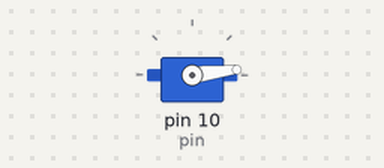
A sketch run on a simulated Arduino Uno, built with avr-gcc and run on an emulated ATmega328P. Shown: servo.

Above: at 0.05 s.
At 0.5 s:
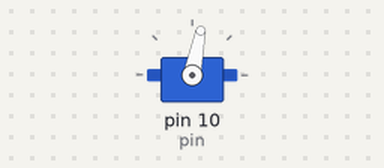
At 0.7 s:
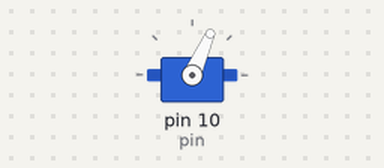
At 0.95 s:
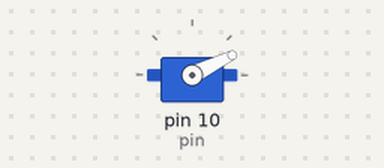
Timing chart, 0 to 3.0 s (numbered marks = the images above):
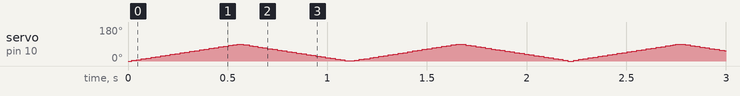

The sketch:

Servos.ino
```cpp
 #include <Servo.h>

 Servo myservo;  // 创建舵机对象来控制舵机
 // 大多数板子上可以创建12个舵机对象

 int pos = 0;    // pos变量用于存储舵机位置
 int speed = 6; // speed变量用于控制舵机转动的速度，单位ms
 int pin = 10;    // pin变量用于选择控制舵机的引脚 只能使用pwm引脚
 // Arduino UNO中,pwm引脚是3、5、6、9、10和11

 void setup()
 {
   myservo.attach(pin);  // 将舵机连接到9号引脚的舵机对象
 }

 void loop() {
   for (pos = 0; pos <= 90; pos += 1) // 从0度逐渐转动到180度 每次正方向转动1度
   {
     myservo.write(pos);              // 告诉舵机转到变量'pos'所表示的位置
     delay(speed);                       // 等待15毫秒，让舵机到达目标位置
   }
   for (pos = 90; pos >= 0; pos -= 1)// 从0度逐渐转动到180度 每次负方向转动1度
   {
     myservo.write(pos);
     delay(speed);
   }
 }
```
